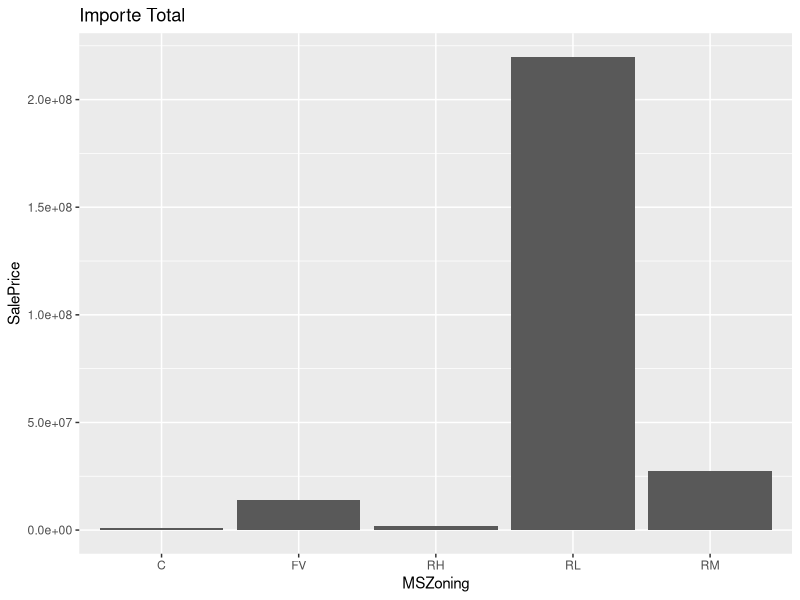
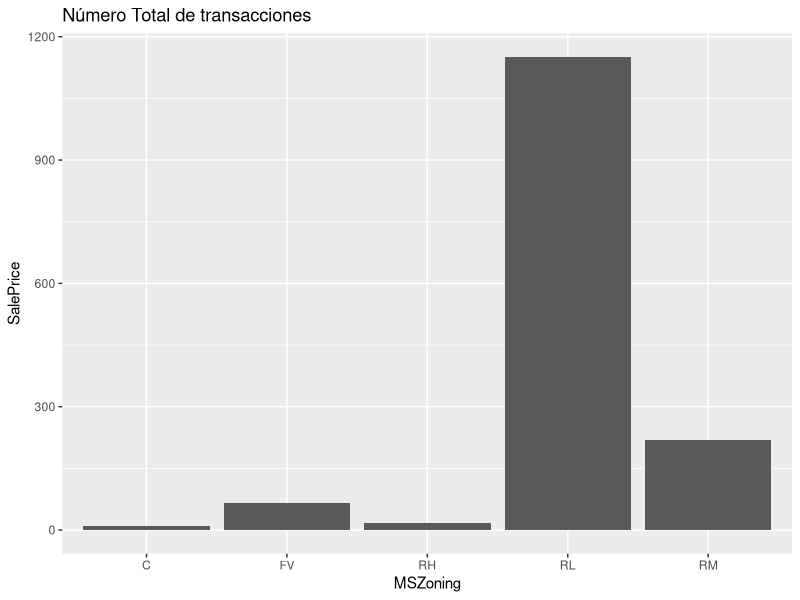

Here is the R script that generated these plots, in order:
# 0. Limpiamos el espacio de trabajo
####################################

rm(list=ls())

# 1. Cargar "trainmod"
######################

# Cargamos el csv:
datos=read.csv("trainmod.csv",stringsAsFactors = TRUE)

# Revisamos los datos:
summary(datos)

# 2. Agregar el Precio de Venta en función de la variable MSZoning.
# Calculando:
###################################################################
# a. Importe Total de las transacciones                           #
#######################################                           #
                                                                  #
Tipo = aggregate(SalePrice~MSZoning,data = datos,sum)             #
                                                                  #
# b. Número total de transacciones                                #
##################################                                #
                                                                  #
CountTipo = aggregate(SalePrice~MSZoning,data = datos,length)     #
                                                                  #
# c. Valor medio de las transacciones                             #
#####################################                             #
                                                                  #
MeanTipo = aggregate(SalePrice~MSZoning,data = datos,mean)        #
                                                                  #
# d. Desviación típica de las transacciones                       #
###########################################                       #
                                                                  #
DesvTipo = aggregate(SalePrice~MSZoning,data = datos,sd)          #
###################################################################

# 3. Agregar el Precio de venta en función de la variable MSZoning
# y la variable Crisis. Calculando:
#######################################################################
# a. Importe Total de las transacciones                               #
#######################################                               #
                                                                      #
Tipo2 = aggregate(SalePrice~MSZoning+Crisis,data = datos,sum)         #
                                                                      #
# b. Número total de transacciones                                    #
##################################                                    #
                                                                      #
CountTipo2 = aggregate(SalePrice~MSZoning+Crisis,data = datos,length) #
                                                                      #
# c. Valor medio de las transacciones                                 #
#####################################                                 #
                                                                      #
MeanTipo2 = aggregate(SalePrice~MSZoning+Crisis,data = datos,mean)    #
                                                                      #
# d. Desviación típica de las transacciones                           #
###########################################                           #
                                                                      #
DesvTipo2 = aggregate(SalePrice~MSZoning+Crisis,data = datos,sd)      #
#######################################################################

# 4. Graficar de las agregaciones anteriores el importe Total
# y el número Total de transacciones, de la siguiente forma:
#   a. Valor en el eje de la Y
#   b. MSZoning en el eje X
#   c. Color en función de si se vendió en la crisis o fuera de ella
####################################################################

library(ggplot2) # <-- Para graficar

ggplot(Tipo,aes(x=MSZoning,y=SalePrice)) + 
  ggtitle("Importe Total") + 
  geom_bar(stat="identity")


ggplot(CountTipo,aes(x=MSZoning,y=SalePrice)) + 
  ggtitle("Número Total de transacciones") + 
  geom_bar(stat="identity")

# 5. Unir las tablas "Valor Medio" y "Desviación Típica" calculadas
# en el punto 2.
###################################################################

# Unir tablas mediante "pegado":
datosUnidos=cbind(MeanTipo, DesvTipo$SalePrice)

# 6. Cambiar los nombres de las variables de la tabla anterior y poner
# Media y Desviacion.
######################################################################

# Revisamos la tabla nueva:
summary(datosUnidos)

# Cambiamos el primer SalePrice por Media
# y el segundo SalePrice por Desviacion:
colnames(datosUnidos) <- c("MSZoning", "Media", "Desviacion")

# Comprobamos el resultado
summary(datosUnidos)

# 7. Calcular el cociente entre Media y Desviación
##################################################

datosUnidos$cociente = "XXX"
datosUnidos$cociente = datosUnidos$Media/datosUnidos$Desviacion
